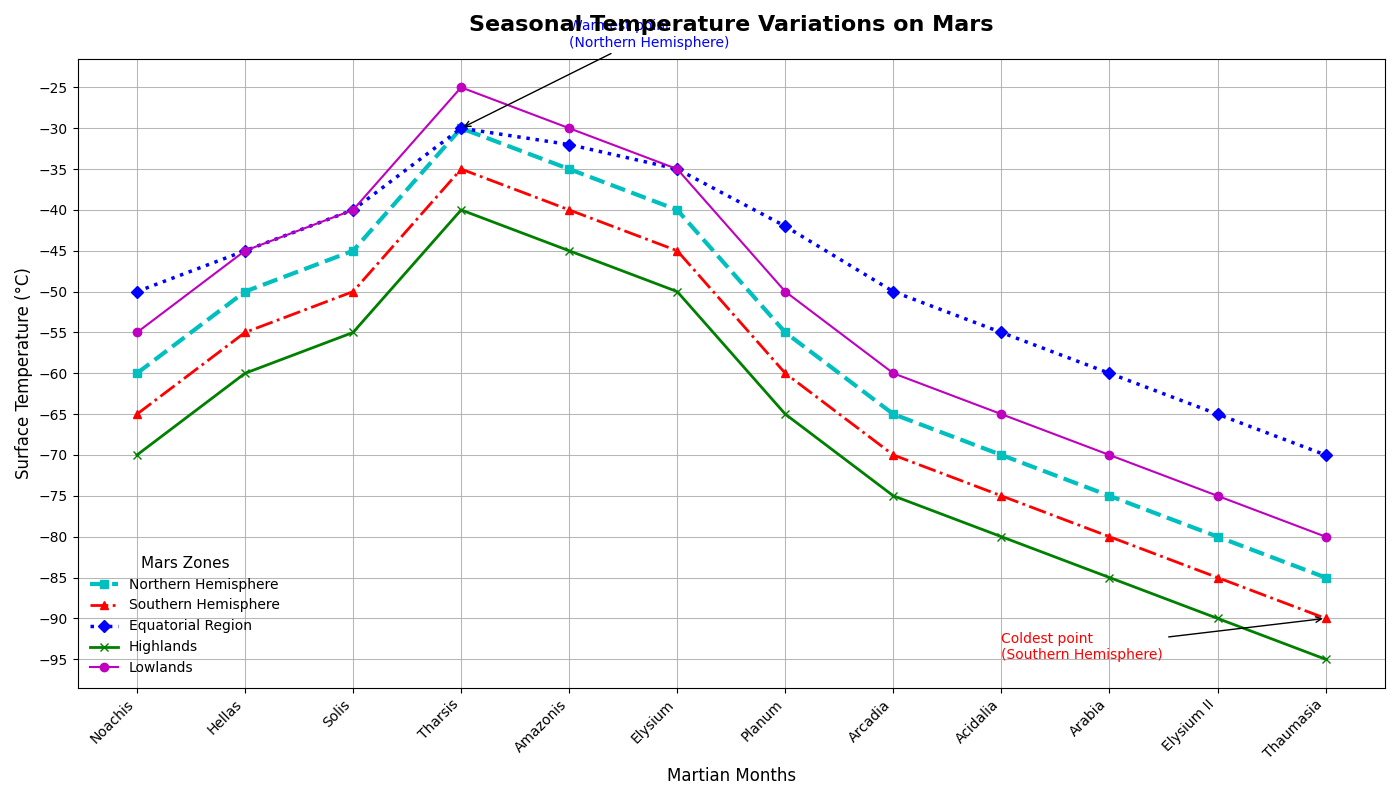

The Python source for this figure:
import matplotlib.pyplot as plt
import numpy as np

months = np.array(['Noachis', 'Hellas', 'Solis', 'Tharsis', 'Amazonis', 'Elysium', 'Planum', 'Arcadia', 'Acidalia', 'Arabia', 'Elysium II', 'Thaumasia'])
mars_day = np.linspace(1, 12, num=12)

north_temp = np.array([-60, -50, -45, -30, -35, -40, -55, -65, -70, -75, -80, -85])
south_temp = np.array([-65, -55, -50, -35, -40, -45, -60, -70, -75, -80, -85, -90])
equator_temp = np.array([-50, -45, -40, -30, -32, -35, -42, -50, -55, -60, -65, -70])
highlands_temp = np.array([-70, -60, -55, -40, -45, -50, -65, -75, -80, -85, -90, -95])
lowlands_temp = np.array([-55, -45, -40, -25, -30, -35, -50, -60, -65, -70, -75, -80])

fig, ax = plt.subplots(figsize=(14, 8))

# Manually adjust the stylistic features as per the direction
ax.plot(mars_day, north_temp, marker='s', color='c', label='Northern Hemisphere', linestyle='--', linewidth=3)
ax.plot(mars_day, south_temp, marker='^', color='r', label='Southern Hemisphere', linestyle='-.', linewidth=2)
ax.plot(mars_day, equator_temp, marker='D', color='b', label='Equatorial Region', linestyle=':', linewidth=2.5)
ax.plot(mars_day, highlands_temp, marker='x', color='g', label='Highlands', linestyle='-', linewidth=2)
ax.plot(mars_day, lowlands_temp, marker='o', color='m', label='Lowlands', linestyle='-', linewidth=1.5)

ax.set_title("Seasonal Temperature Variations on Mars", fontsize=16, fontweight='bold', pad=20)
ax.set_xlabel("Martian Months", fontsize=12)
ax.set_ylabel("Surface Temperature (°C)", fontsize=12)

ax.set_xticks(mars_day)
ax.set_xticklabels(months, rotation=45, ha='right')
ax.set_yticks(np.arange(-95, -20, 5))
ax.grid(which='major', linestyle='-', linewidth=0.75, alpha=0.9)  # Altered grid style
ax.legend(loc='lower left', fontsize=10, title='Mars Zones', title_fontsize='11', frameon=False)  # Changed legend style

# Alter or remove annotations or arrows
ax.annotate('Warmest point\n(Northern Hemisphere)', xy=(4, -30), xytext=(5, -20),
             arrowprops=dict(facecolor='blue', arrowstyle='->'), fontsize=10, color='blue')
ax.annotate('Coldest point\n(Southern Hemisphere)', xy=(12, -90), xytext=(9, -95),
             arrowprops=dict(facecolor='red', arrowstyle='->'), fontsize=10, color='red')

plt.tight_layout()
plt.show()
